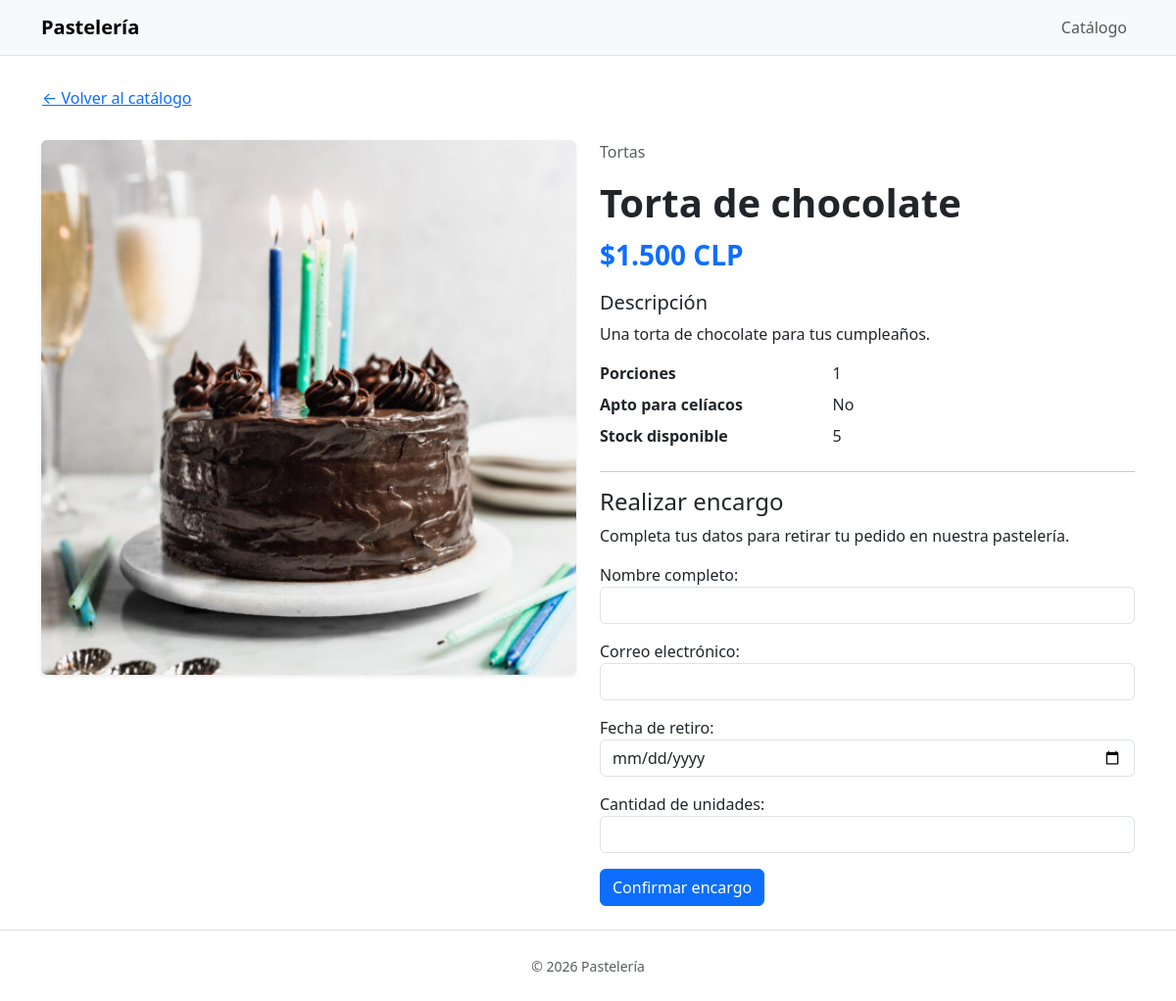
Page /producto/1/ on the earlier database version.
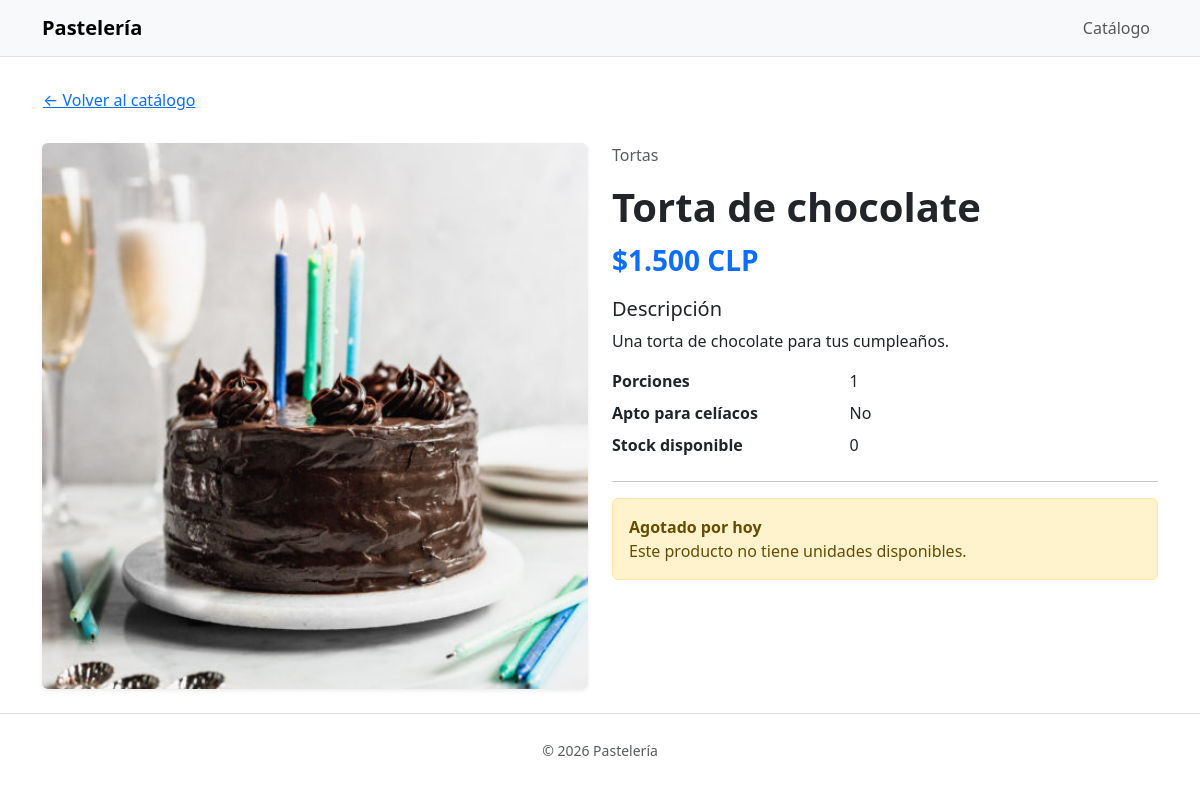
Same page on the later database version.
### pasteleria/models.py (models this page shows, shortened)
class Producto(models.Model):
    linea = models.ForeignKey(
        Linea,
        on_delete=models.CASCADE,
        related_name="productos"
    )
    nombre = models.CharField(max_length=150)
    descripcion = models.TextField()
    fotografia = models.ImageField(upload_to="productos/")
    precio = models.DecimalField(
        max_digits=10,
        decimal_places=0
    )
    porciones = models.PositiveIntegerField(default=1)
    apto_celiacos = models.BooleanField(default=False)
    stock = models.PositiveIntegerField(default=0)
    disponible = models.BooleanField(default=True)
    class Meta:
        ordering = ["nombre"]
        verbose_name = "Producto"
        verbose_name_plural = "Productos"

class Linea(models.Model):
    nombre = models.CharField(
        max_length=100,
        unique=True
    )
    class Meta:
        ordering = ["nombre"]
        verbose_name = "Línea"
        verbose_name_plural = "Líneas"

### pasteleria/views.py (the view)
def detalle_producto(request, producto_id):
    producto = get_object_or_404(
        Producto.objects.select_related("linea"),
        id=producto_id,
        disponible=True,
    )
    return render(
        request,
        "pasteleria/detalle_producto.html",
        {
            "producto": producto,
            "form": EncargoForm(),
            "precio_clp": formato_clp(producto.precio),
        },
    )

### pasteleria/forms.py (shortened to what this page needs)
class EncargoForm(forms.ModelForm):
    class Meta:
        model = Encargo
        fields = [
            "nombre_comprador",
            "correo",
            "fecha_retiro",
            "cantidad",
        ]
        labels = {
            "nombre_comprador": "Nombre completo",
            "correo": "Correo electrónico",
            "fecha_retiro": "Fecha de retiro",
            "cantidad": "Cantidad de unidades",
        }
        widgets = {
            "nombre_comprador": forms.TextInput(
                attrs={"class": "form-control"}
            ),
            "correo": forms.EmailInput(
                attrs={"class": "form-control"}
            ),
            "fecha_retiro": forms.DateInput(
                attrs={
                    "class": "form-control",
                    "type": "date",
                },
                format="%Y-%m-%d",
            ),
            "cantidad": forms.NumberInput(
                attrs={
                    "class": "form-control",
                    "min": 1,
                    "max": 3,
                }
            ),
        }

### pasteleria/views.py (called while the page is built)
def formato_clp(valor):
    return f"${valor:,.0f}".replace(",", ".")

### pasteleria/templates/pasteleria/detalle_producto.html (shortened to what this page needs)
{% extends "pasteleria/base.html" %}
{% block content %}
<div class="mb-4">
    <a href="{% url 'catalogo' %}" class="btn btn-link px-0">
        &larr; Volver al catálogo
    </a>
</div>
<article class="row g-4">
    <div class="col-md-6">
        {% if producto.fotografia %}
            <img
                src="{{ producto.fotografia.url }}"
                class="img-fluid rounded shadow-sm w-100"
                alt="{{ producto.nombre }}"
            >
        {% else %}
            <div class="bg-body-secondary rounded p-5 text-center">
                Sin fotografía disponible
            </div>
        {% endif %}
    </div>
    <div class="col-md-6">
        <p class="text-body-secondary">
            {{ producto.linea.nombre }}
        </p>
        <h1 class="display-6 fw-bold">
            {{ producto.nombre }}
        </h1>
        <p class="fs-3 fw-bold text-primary">
            {{ precio_clp }} CLP
        </p>
        <h2 class="h5">Descripción</h2>
        <p>
            {{ producto.descripcion|linebreaksbr }}
        </p>
        <dl class="row">
            <dt class="col-sm-5">Porciones</dt>
            <dd class="col-sm-7">{{ producto.porciones }}</dd>
            <dt class="col-sm-5">Apto para celíacos</dt>
            <dd class="col-sm-7">
                {% if producto.apto_celiacos %}
                    Sí
                {% else %}
                    No
                {% endif %}
            </dd>
            <dt class="col-sm-5">Stock disponible</dt>
            <dd class="col-sm-7">
                {{ producto.stock }}
            </dd>
        </dl>
        <hr>
        {% if producto.stock > 0 %}
            <h2 class="h4">Realizar encargo</h2>
            <p>
                Completa tus datos para retirar tu pedido
                en nuestra pastelería.
            </p>
            <form
                method="post"
                action="{% url 'crear_encargo' producto.id %}"
            >
                {{ form.as_p }}
                <button
                    type="submit"
                    class="btn btn-primary"
                >
                    Confirmar encargo
                </button>
            </form>
        {% else %}
            <div class="alert alert-warning">
                <strong>Agotado por hoy</strong>
                <p class="mb-0">
                    Este producto no tiene unidades disponibles.
                </p>
            </div>
        {% endif %}
    </div>
</article>
{% endblock %}

Differences in the rows shown:
changed Producto "Torta de chocolate": stock "5" → "0"
Other differences:
text no longer shown: "Realizar encargo Completa tus datos para retirar tu pedido en nuestra pastelería. Nombre completo: Correo electrónico: Fecha de retiro: Cantidad de unidades: Confirmar encargo"
text now shown: "Agotado por hoy Este producto no tiene unidades disponibles."
